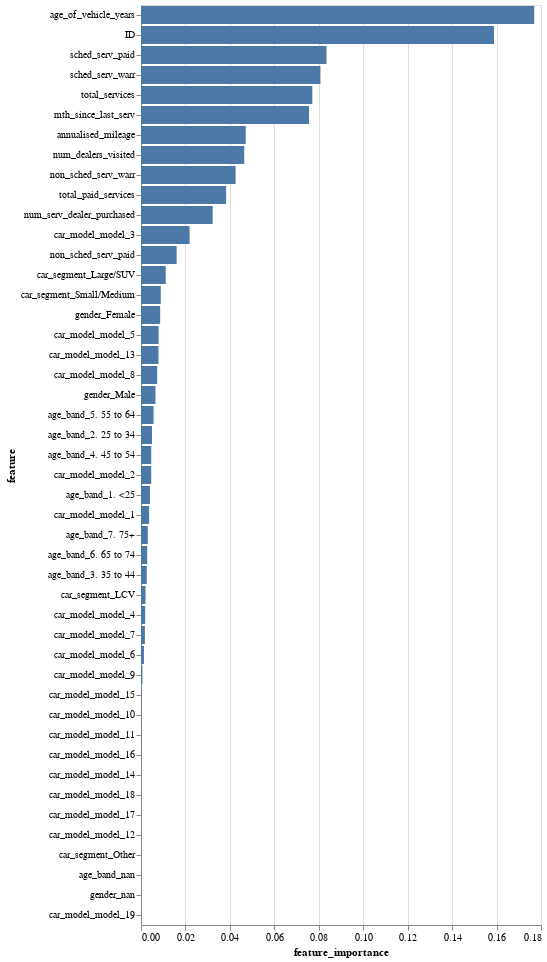

The cell this chart's notebook holds for it:
### Code cell
alt.Chart(feat_imp_et_df).mark_bar().encode(
    x='feature_importance',
    y=alt.Y("feature", sort='-x'),
    tooltip=['feature','feature_importance'])

### Figure 1 — Vega-Lite specification as saved in the notebook (floating-point values rounded to 4 significant figures)
{"config": {"view": {"continuousWidth": 400, "continuousHeight": 300}}, "data": {"name": "data-59bbcb11e918afcb95c96082468ad66b"}, "mark": "bar", "encoding": {"tooltip": [{"field": "feature", "type": "nominal"}, {"field": "feature_importance", "type": "quantitative"}], "x": {"field": "feature_importance", "type": "quantitative"}, "y": {"field": "feature", "sort": "-x", "type": "nominal"}}, "$schema": "https://vega.github.io/schema/vega-lite/v4.17.0.json", "datasets": {"data-59bbcb11e918afcb95c96082468ad66b": [{"feature": "ID", "feature_importance": 0.1588}, {"feature": "age_of_vehicle_years", "feature_importance": 0.1769}, {"feature": "sched_serv_warr", "feature_importance": 0.08075}, {"feature": "non_sched_serv_warr", "feature_importance": 0.04258}, {"feature": "sched_serv_paid", "feature_importance": 0.08347}, {"feature": "non_sched_serv_paid", "feature_importance": 0.01605}, {"feature": "total_paid_services", "feature_importance": 0.03829}, {"feature": "total_services", "feature_importance": 0.07709}, {"feature": "mth_since_last_serv", "feature_importance": 0.07559}, {"feature": "annualised_mileage", "feature_importance": 0.04712}, {"feature": "num_dealers_visited", "feature_importance": 0.04646}, {"feature": "num_serv_dealer_purchased", "feature_importance": 0.03225}, {"feature": "age_band_1. <25", "feature_importance": 0.004057}, {"feature": "age_band_2. 25 to 34", "feature_importance": 0.004962}, {"feature": "age_band_3. 35 to 44", "feature_importance": 0.002597}, {"feature": "age_band_4. 45 to 54", "feature_importance": 0.0046}, {"feature": "age_band_5. 55 to 64", "feature_importance": 0.00565}, {"feature": "age_band_6. 65 to 74", "feature_importance": 0.002784}, {"feature": "age_band_7. 75+", "feature_importance": 0.003048}, {"feature": "age_band_nan", "feature_importance": 0.0}, {"feature": "gender_Female", "feature_importance": 0.008625}, {"feature": "gender_Male", "feature_importance": 0.006515}, {"feature": "gender_nan", "feature_importance": 0.0}, {"feature": "car_model_model_1", "feature_importance": 0.003659}, {"feature": "car_model_model_10", "feature_importance": 0.0002404}, {"feature": "car_model_model_11", "feature_importance": 0.0002257}, {"feature": "car_model_model_12", "feature_importance": 7.553e-06}, {"feature": "car_model_model_13", "feature_importance": 0.007874}, {"feature": "car_model_model_14", "feature_importance": 2.608e-05}, {"feature": "car_model_model_15", "feature_importance": 0.0002647}, {"feature": "car_model_model_16", "feature_importance": 9.172e-05}, {"feature": "car_model_model_17", "feature_importance": 8.222e-06}, {"feature": "car_model_model_18", "feature_importance": 1.748e-05}, {"feature": "car_model_model_19", "feature_importance": 0.0}, {"feature": "car_model_model_2", "feature_importance": 0.004592}, {"feature": "car_model_model_3", "feature_importance": 0.02187}, {"feature": "car_model_model_4", "feature_importance": 0.001879}, {"feature": "car_model_model_5", "feature_importance": 0.007916}, {"feature": "car_model_model_6", "feature_importance": 0.001324}, {"feature": "car_model_model_7", "feature_importance": 0.001759}, {"feature": "car_model_model_8", "feature_importance": 0.007287}, {"feature": "car_model_model_9", "feature_importance": 0.0006368}, {"feature": "car_segment_LCV", "feature_importance": 0.002041}, {"feature": "car_segment_Large/SUV", "feature_importance": 0.01112}, {"feature": "car_segment_Other", "feature_importance": 2.723e-06}, {"feature": "car_segment_Small/Medium", "feature_importance": 0.008901}]}}
